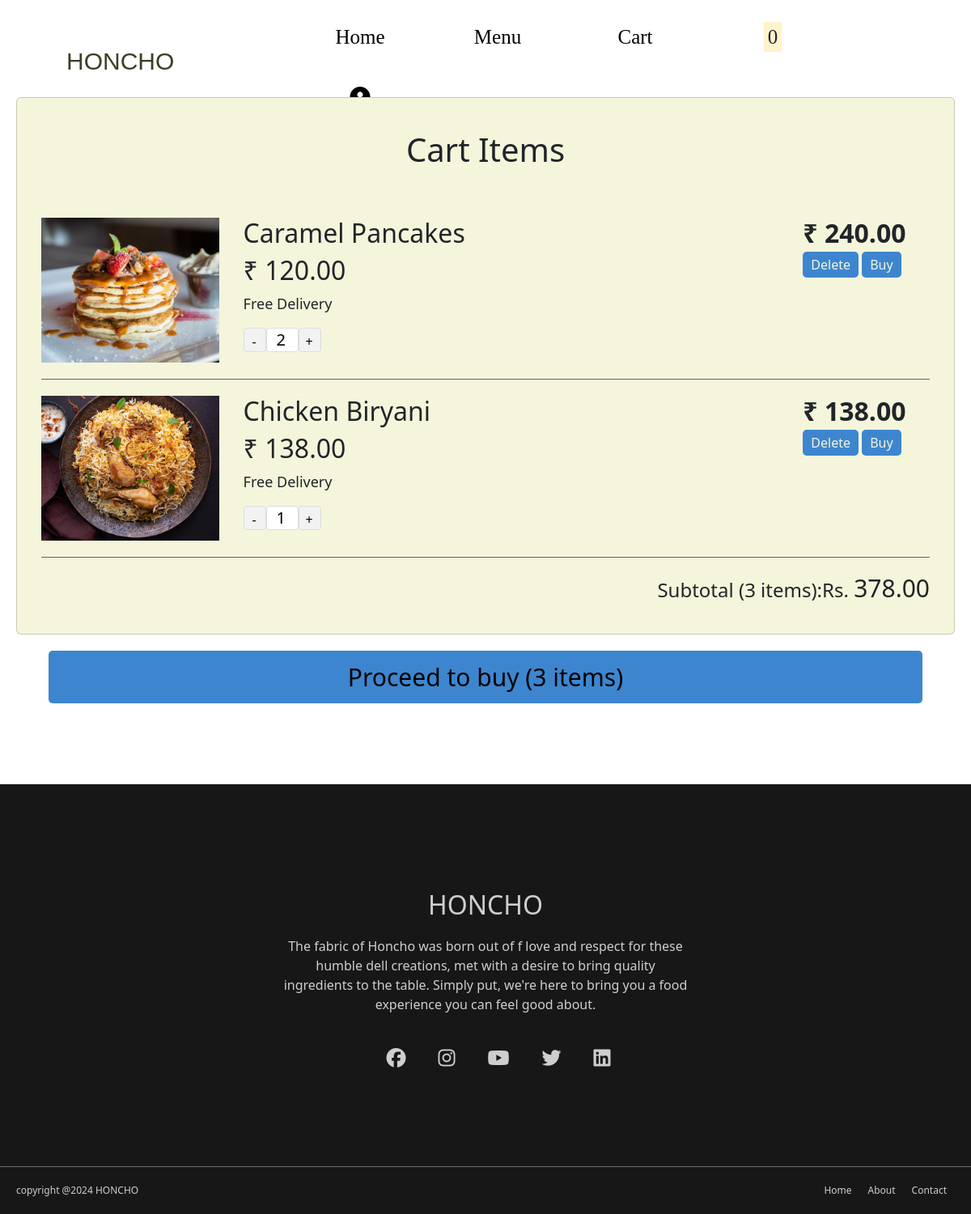
/All_Cart_items (signed in), run on the app's committed database.
### FOOD_APP/models.py (models this page shows)
class Food_items(models.Model):
    item_name = models.CharField(max_length=30, null=True, blank=True)
    item_code = models.CharField(max_length=10, null=True, blank=True)
    category = models.CharField(max_length=30, null=True, blank=True)
    description = models.CharField(max_length=40, null=True, blank=True)
    image = models.ImageField(null=True, blank=True, upload_to="images/")
    price = models.DecimalField(decimal_places=2, max_digits=7, null=True, blank=True)
    old_price = models.DecimalField(decimal_places=2, max_digits=7, null=True, blank=True)

class Cart(models.Model):
      item = models.ForeignKey(Food_items, on_delete=models.CASCADE)
      user = models.ForeignKey(User, on_delete=models.CASCADE)
      quantity = models.IntegerField(null=True, blank=True)
      item_total = models.DecimalField(decimal_places=2, max_digits=7, null=True, blank=True)

### FOOD_APP/views.py (the view)
# urls.py: path('All_Cart_items', views.All_Cart_items, name='All_Cart_items'),
@login_required
def All_Cart_items(request):
    count = Notification.objects.filter(user=request.user, read=False).count()
    my_cart = Cart.objects.filter(user_id=request.user.id)
    if my_cart:
        all_food = Food_items.objects.all()
        grand_total = 0
        item_count = 0
        for i in my_cart:
            grand_total += i.item_total
            item_count += i.quantity
        return render(request, 'cart.html', locals())
    else:
        return render(request, 'emptyCart.html')

### templates/cart.html (shortened to what this page needs)
<!DOCTYPE html>
{% load static%}
<html lang="en">
<head>
    <link rel="stylesheet" href="https://cdnjs.cloudflare.com/ajax/libs/font-awesome/6.5.1/css/all.min.css" />
    <link rel="stylesheet" href="{% static 'booststrap/css/bootstrap.min.css'%}">
    <link href="https://cdn.jsdelivr.net/npm/boosted@5.3.2/dist/css/boosted.min.css" rel="stylesheet">
</head>
<body>
    {% include 'user_header.html' %}
    <section>
            <div class="cardbox">
                <div class="card item">
                    <h1>Cart Items</h1>
                    {% for i in my_cart %}
                    {% for j in all_food %}
                    {% if i.item_id == j.id %}
                    <div class="details">
                        <div class="image">
                            <img src="{{ j.image.url }}" alt="">
                        </div>
                        <div class="item-detail">
                            <h2>{{ j.item_name }}</h2>
                            <h2>₹ {{ j.price }}</h2>
                            <p>Free Delivery</p>
                            <div class="number">
                                <form action="{% url 'update_quantity_minus' %}" method="post">
                                    <button class="minus" type="submit">-</button>
                                </form>
                                 <input type="number" value="{{ i.quantity }}" min="1" max="10"/>
                                <form action="{% url 'update_quantity_plus' %}" method="post">
                                    <button type="submit" class="plus">+</button>
                                </form>
                            </div>
                        </div>
                        <div class="price">
                            <h2 id="Total_price" class="price">₹ {{ i.item_total }} </h2>
                            <a href="/Delete_CartItem/{{ i.id }}">Delete</a>
                            <a href="{% url 'order' j.id %}">Buy</a>
                        </div>
                    </div>
                    {% endif %}
                    {% endfor %}
                    {% endfor %}
                    <h4>Subtotal ({{ item_count }} items):Rs. <span>{{ grand_total }}</span></h4>
                </div>
            </div>
            <div class="place-order">
                <a href="{% url 'Order_all_item' %}"><button>Proceed to buy ({{ item_count }} items)</button></a>
            </div>
    </section>
    {% include 'footer.html' %}
</body>
</html>

### templates/cart.html (style rules this page uses)
* { margin: 0; padding: 0; box-sizing: border-box; }
.cardbox { position: relative; width: 100%; padding: 20px; }
.cardbox .item { position: relative; background: beige; padding: 30px; cursor: pointer; display: flex; flex-direction: column; }
h1 { text-align: center; margin-bottom: 30px; padding: 10px; }
.details { display: flex; flex-direction: row; height: 200px; margin-top: 20px; padding-bottom: 20px; border-bottom: 1px solid rgb(99, 98, 98); }
.card .details .image { width: 20%; }
.card img { position: relative; width: 100%; height: 100%; object-fit: cover; }
.card .item-detail { width: 63%; margin-left: 30px; }
.card h2 { font-size: 32px; }
.card p { font-size: 18px; }
.card .price h2 { font-size: 32px; font-weight: 600 ; }
h4 { margin-top: 20px; text-align: right; }
h4 span { font-size: 30px; }
.price a { text-decoration: none; background: rgb(61, 134, 207); color: beige; padding: 5px 10px; border-radius: 5px; }
.place-order { width: 90%; margin: 0 auto; }
.place-order button { text-align: center; padding: 10px 5px; background-color: rgb(61, 134, 207); border-radius: 5px; width:100%; font-size: 30px; font-family:600; border:none; }
.number { display:inline-flex; }
.minus, .plus { width: 28px; height: 30px; background: #f2f2f2; border-radius: 4px; padding: 4px 6px 8px 5px; border: 1px solid #ddd; display: inline-block; vertical-align: middle; text-align: center; }
input { height: 30px; width: 40px; text-align: center; font-size: 20px; border: 1px solid #ddd; border-radius: 4px; display: inline-block; vertical-align: middle; padding-left: 12px; }

### data on the page
Cart: quantity "2", item_total "240.00"
Food_items: image (picture), item_name "Caramel Pancakes", price "120.00"
Cart: quantity "1", item_total "138.00"
Food_items: image (picture), item_name "Chicken Biryani", price "138.00"

### other printed values
{{ count }} "0"
{{ item_count }} "3"
{{ grand_total }} "378.00"
